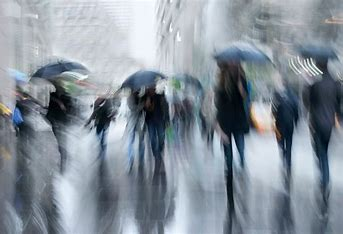
#> input picture images/OIP (1).jpeg, 343 x 234 px; its folder holds only this picture in this run
$ python photo_diagnosis.py   (older library calls are emulated)
#> lines starting #> are read from the running program, lines starting #| are printed output that depends on the picture
import cv2
import numpy as np
import os
from matplotlib import pyplot as plt

# Create output directory
if not os.path.exists('output'):
    os.makedirs('output')

def load_images_from_folder(folder):
#> called with folder = 'images'
    images = []
    filenames = []
    for filename in os.listdir(folder):
        img = cv2.imread(os.path.join(folder, filename))
#> img is the input picture: shape (234, 343, 3); mean B, G, R 155.1, 145, 134.8
        if img is not None:
            images.append(img)
            filenames.append(filename)
    return images, filenames

# --- Problem Detection Functions ---
def detect_noise(image):
    gray = cv2.cvtColor(image, cv2.COLOR_BGR2GRAY)
    noise_level = np.var(gray)
    threshold = 150  # reduced threshold
    print(f"Noise level: {noise_level:.2f} (Threshold: {threshold})")
    return noise_level > threshold

def detect_blur(image):
    gray = cv2.cvtColor(image, cv2.COLOR_BGR2GRAY)
    lap_var = cv2.Laplacian(gray, cv2.CV_64F).var()
    threshold = 0.001 * gray.shape[0] * gray.shape[1]
    print(f"Blur (Laplacian Var): {lap_var:.2f} (Threshold: {threshold:.2f})")
    return lap_var < threshold

def detect_low_contrast(image):
    gray = cv2.cvtColor(image, cv2.COLOR_BGR2GRAY)
    contrast = np.max(gray) - np.min(gray)
    print(f"Contrast: {contrast}")
    return contrast < 60

def detect_color_imbalance(image):
    (b, g, r) = cv2.split(image)
    means = (np.mean(b), np.mean(g), np.mean(r))
    std_dev = np.std(means)
    print(f"Color means: {means}, StdDev: {std_dev:.2f}")
    return std_dev > 15

def detect_overexposure(image):
    gray = cv2.cvtColor(image, cv2.COLOR_BGR2GRAY)
    percent_white = np.sum(gray > 240) / gray.size * 100
    print(f"Overexposed Pixels: {percent_white:.2f}%")
    return percent_white > 5

def detect_underexposure(image):
    gray = cv2.cvtColor(image, cv2.COLOR_BGR2GRAY)
    percent_black = np.sum(gray < 30) / gray.size * 100
    print(f"Underexposed Pixels: {percent_black:.2f}%")
    return percent_black > 5

def detect_red_eye(image):
    hsv = cv2.cvtColor(image, cv2.COLOR_BGR2HSV)
    red_pixels = np.sum((hsv[:,:,0] < 10) & (hsv[:,:,1] > 100) & (hsv[:,:,2] > 50))
    print(f"Red-eye pixels: {red_pixels}")
    return red_pixels > 5000

def detect_vignetting(image):
    height, width = image.shape[:2]
    corners = [
        image[0:height//10, 0:width//10],
        image[0:height//10, -width//10:],
        image[-height//10:, 0:width//10],
        image[-height//10:, -width//10:]
    ]
    corner_brightness = np.mean([np.mean(c) for c in corners])
    center_brightness = np.mean(image[height//3:2*height//3, width//3:2*width//3])
    print(f"Corner brightness: {corner_brightness:.2f}, Center brightness: {center_brightness:.2f}")
    return (center_brightness - corner_brightness) > 30

def detect_over_saturation(image):
    hsv = cv2.cvtColor(image, cv2.COLOR_BGR2HSV)
    high_saturation = np.sum(hsv[:,:,1] > 230) / hsv[:,:,1].size * 100
    print(f"Over-saturated pixels: {high_saturation:.2f}%")
    return high_saturation > 5

# --- Fix Functions ---
def denoise_image(image):
    return cv2.fastNlMeansDenoisingColored(image, None, 1, 3, 7, 21)

def sharpen_image(image):
    kernel = np.array([[-1,-1,-1], [-1,9,-1], [-1,-1,-1]])
    return cv2.filter2D(image, -1, kernel)

# [51 lines left out: functions enhance_contrast, correct_color_balance, fix_overexposure, fix_underexposure, fix_red_eye, fix_vignetting and 1 more, not called in this run]

# --- Main Processing Function ---
def process_image(image, filename):
    enhanced = image.copy()
    problems = []

    if detect_noise(image):
        enhanced = denoise_image(enhanced)
        problems.append('Noise reduced')

    if detect_blur(image):
        enhanced = sharpen_image(enhanced)
        problems.append('Sharpened')

    if detect_low_contrast(image):
        enhanced = enhance_contrast(enhanced)
        problems.append('Contrast enhanced')

    if detect_color_imbalance(image):
        enhanced = correct_color_balance(enhanced)
        problems.append('Color balance corrected')

    if detect_overexposure(image):
        enhanced = fix_overexposure(enhanced)
        problems.append('Overexposure fixed')

    if detect_underexposure(image):
        enhanced = fix_underexposure(enhanced)
        problems.append('Underexposure fixed')

    if detect_red_eye(image):
        enhanced = fix_red_eye(enhanced)
        problems.append('Red-eye corrected')

    if detect_vignetting(image):
        enhanced = fix_vignetting(enhanced)
        problems.append('Vignetting reduced')

    if detect_over_saturation(image):
        enhanced = fix_over_saturation(enhanced)
        problems.append('Saturation corrected')

    out_filename = f"output/enhanced_{filename}"
    cv2.imwrite(out_filename, enhanced)

    show_side_by_side(image, enhanced, filename, problems)

def show_side_by_side(original, enhanced, filename, problems):
    fig, axs = plt.subplots(1, 2, figsize=(14,7))
    axs[0].imshow(cv2.cvtColor(original, cv2.COLOR_BGR2RGB))
    axs[0].set_title('Original')
    axs[0].axis('off')

    axs[1].imshow(cv2.cvtColor(enhanced, cv2.COLOR_BGR2RGB))
    axs[1].set_title('Enhanced')
    axs[1].axis('off')

    plt.suptitle(f"Fixes: {', '.join(problems) if problems else 'No major problems detected.'}")
    plt.tight_layout()
    plt.savefig(f"output/compare_{filename}")
    plt.show()

def main():
    folder_path = "images"
    images, filenames = load_images_from_folder(folder_path)
#> images = 1 item; filenames = ['OIP (1).jpeg']

    for img, fname in zip(images, filenames):
        print(f"\nProcessing {fname}...")
        process_image(img, fname)
#> this loop made 1 pass
#> fname on pass 1: 'OIP (1).jpeg'
#> (printed output is left out)
#> pass 1, in detect_noise, `gray = cv2.cvtColor(image, cv2.COLOR_BGR2GRAY)`:
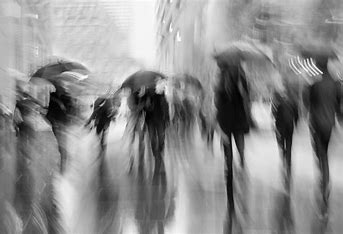
#> gray: shape (234, 343); min 1, max 255, mean 143
#> pass 1, in detect_color_imbalance, `(b, g, r) = cv2.split(image)`:
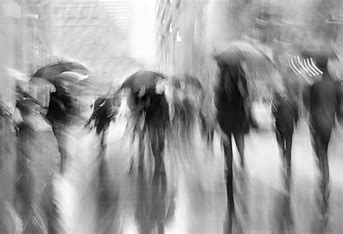
#> b: shape (234, 343); min 0, max 255, mean 155.1
#> pass 1, in show_side_by_side, `plt.savefig(f"output/compare_{filename}")`:
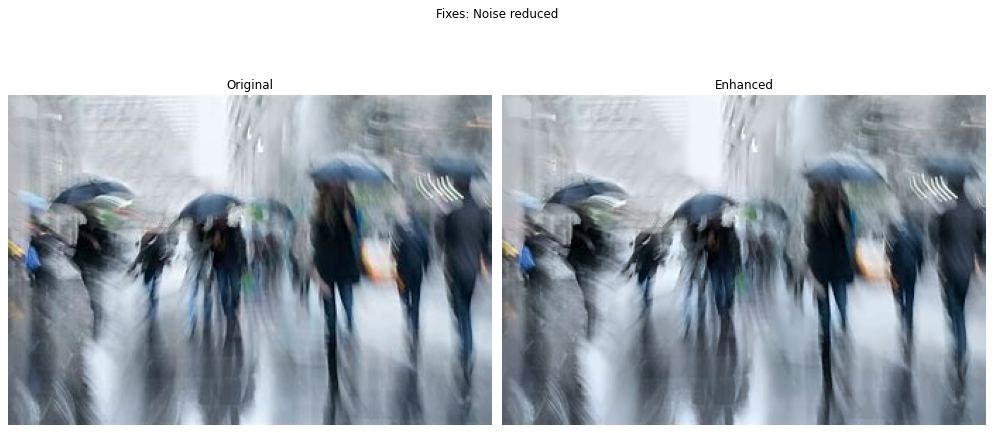
#> figure drawn by matplotlib, 2 panels

if __name__ == "__main__":
    main()

$ run again, on images/OIP (5).jpeg
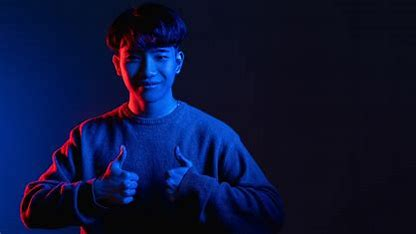
#> input picture images/OIP (5).jpeg, 416 x 234 px
#> in load_images_from_folder, img is the input picture: shape (234, 416, 3); mean B, G, R 56.2, 19.1, 12.1
#> images = 1 item; filenames = ['OIP (5).jpeg']
#> the loop in main, `for img, fname in zip(images, filenames):` made 1 pass
#> fname on pass 1: 'OIP (5).jpeg'
#> (printed output is left out)
#> pass 1, in detect_color_imbalance, `(b, g, r) = cv2.split(image)`:
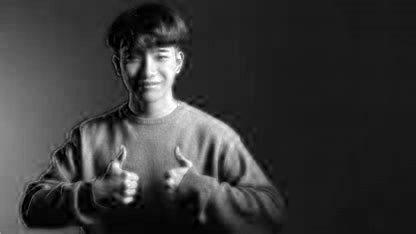
#> b: shape (234, 416); min 0, max 255, mean 56.2
#> pass 1, in show_side_by_side, `plt.savefig(f"output/compare_{filename}")`:
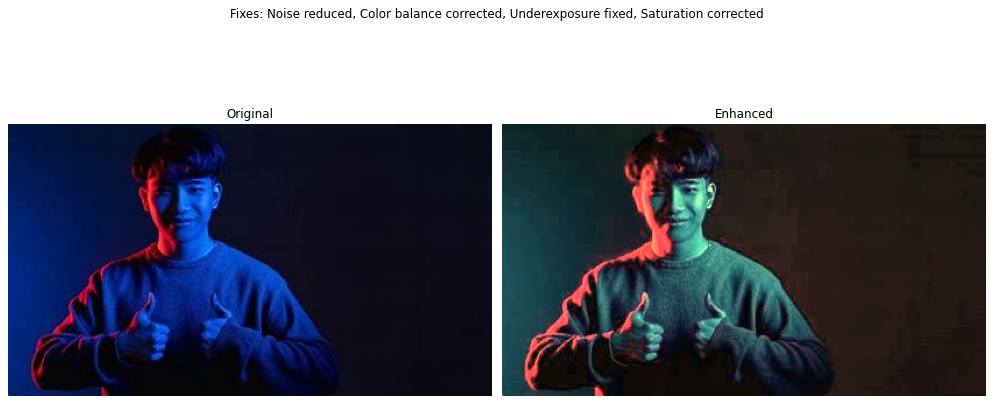
#> figure drawn by matplotlib, 2 panels

$ run again, on images/OIP.jpeg
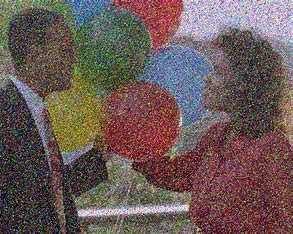
#> input picture images/OIP.jpeg, 293 x 234 px
#> in load_images_from_folder, img is the input picture: shape (234, 293, 3); mean B, G, R 87.1, 90, 106.6
#> images = 1 item; filenames = ['OIP.jpeg']
#> the loop in main, `for img, fname in zip(images, filenames):` made 1 pass
#> fname on pass 1: 'OIP.jpeg'
#> (printed output is left out)
#> pass 1, in detect_color_imbalance, `(b, g, r) = cv2.split(image)`:
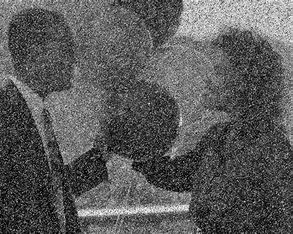
#> g: shape (234, 293); min 0, max 255, mean 90
#> pass 1, in show_side_by_side, `plt.savefig(f"output/compare_{filename}")`:
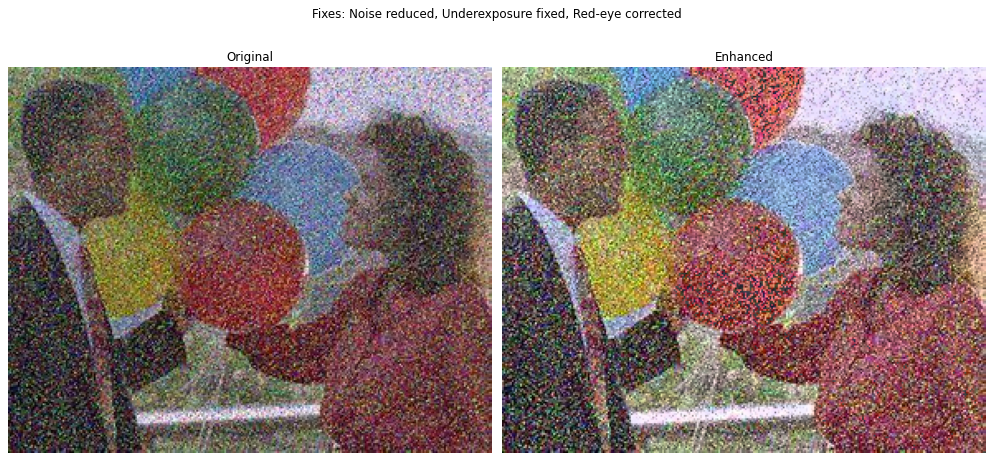
#> figure drawn by matplotlib, 2 panels

$ run again, on images/OIP (2).jpeg
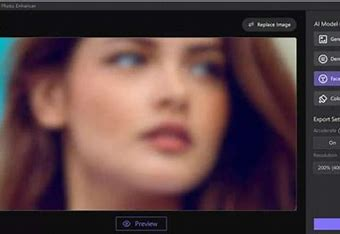
#> input picture images/OIP (2).jpeg, 340 x 234 px
#> in load_images_from_folder, img is the input picture: shape (234, 340, 3); mean B, G, R 66.3, 63.8, 88.1
#> images = 1 item; filenames = ['OIP (2).jpeg']
#> the loop in main, `for img, fname in zip(images, filenames):` made 1 pass
#> fname on pass 1: 'OIP (2).jpeg'
#> (printed output is left out)
#> pass 1, in detect_color_imbalance, `(b, g, r) = cv2.split(image)`:
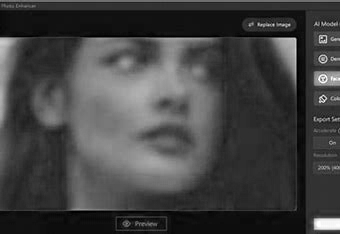
#> b: shape (234, 340); min 0, max 255, mean 66.3
#> pass 1, in show_side_by_side, `plt.savefig(f"output/compare_{filename}")`:
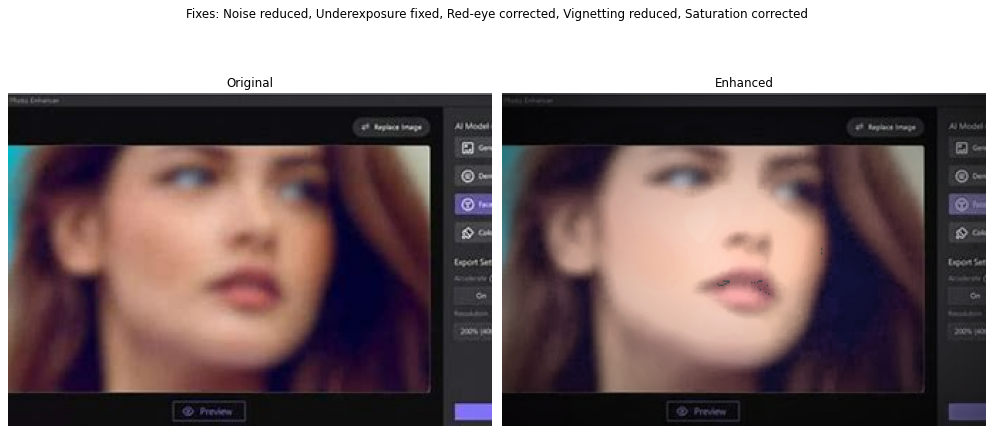
#> figure drawn by matplotlib, 2 panels
